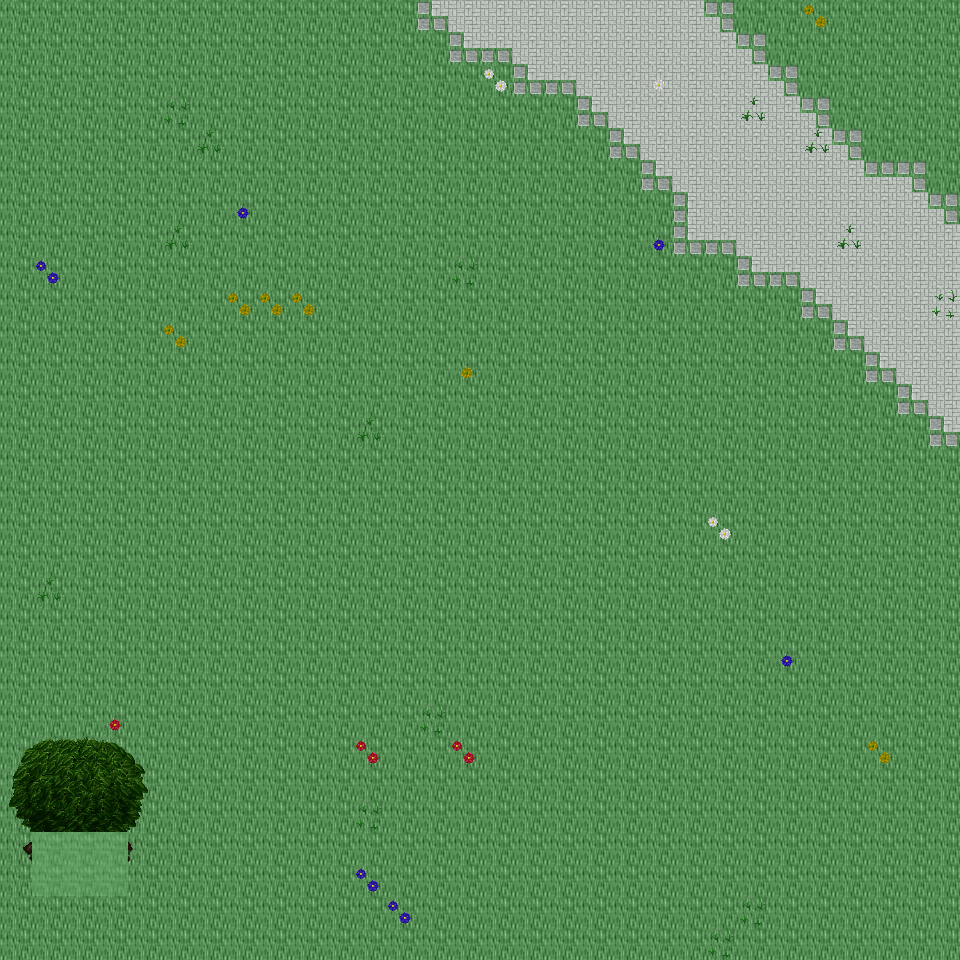

A 2D game scene composited from a Tiled map and its tileset images. What follows is a short description and the map's XML, with each tile layer's data collapsed to a summary:
An orthogonal 30x30 tile map with 32x32 px tiles, 6 tile layers (Ground, Object, Object2, Above, ...), 28 tilesets and 4 objects (4x mapExit).

<map version="1.0" orientation="orthogonal" renderorder="right-down" width="30" height="30" tilewidth="32" tileheight="32" nextobjectid="5">
  <tileset firstgid="1" name="tileset_ground_ground" tilewidth="32" tileheight="32" tilecount="33" columns="3">
    <image source="../drawable/tileset_ground_ground.png" width="96" height="352" />
  </tileset>
  <tileset firstgid="34" name="tileset_ground_water_pool" tilewidth="32" tileheight="32" tilecount="72" columns="3">
    <image source="../drawable/tileset_ground_water_pool.png" width="96" height="768" />
  </tileset>
  <tileset firstgid="106" name="tileset_plant_flower_daisy_red" tilewidth="32" tileheight="32" tilecount="8" columns="2">
    <image source="../drawable/tileset_plant_flower_daisy_red.png" width="64" height="128" />
  </tileset>
  <tileset firstgid="114" name="tileset_plant_flower_daisy_white" tilewidth="32" tileheight="32" tilecount="8" columns="2">
    <image source="../drawable/tileset_plant_flower_daisy_white.png" width="64" height="128" />
  </tileset>
  <tileset firstgid="122" name="tileset_plant_flower_daisy_yellow" tilewidth="32" tileheight="32" tilecount="8" columns="2">
    <image source="../drawable/tileset_plant_flower_daisy_yellow.png" width="64" height="128" />
  </tileset>
  <tileset firstgid="130" name="tileset_plant_flower_daisy_blue" tilewidth="32" tileheight="32" tilecount="8" columns="2">
    <image source="../drawable/tileset_plant_flower_daisy_blue.png" width="64" height="128" />
  </tileset>
  <tileset firstgid="138" name="tileset_plant_grasses" tilewidth="32" tileheight="32" tilecount="6" columns="3">
    <image source="../drawable/tileset_plant_grasses.png" width="96" height="64" />
  </tileset>
  <tileset firstgid="144" name="tileset_plant_tree_tree_darkgreen" tilewidth="32" tileheight="32" tilecount="88" columns="8">
    <image source="../drawable/tileset_plant_tree_tree_darkgreen.png" width="256" height="352" />
  </tileset>
  <tileset firstgid="232" name="tileset_ground_grass_edges" tilewidth="32" tileheight="32" tilecount="36" columns="12">
    <image source="../drawable/tileset_ground_grass_edges.png" width="384" height="96" />
  </tileset>
  <tileset firstgid="268" name="tileset_ground_grass_corners" tilewidth="32" tileheight="32" tilecount="24" columns="6">
    <image source="../drawable/tileset_ground_grass_corners.png" width="192" height="128" />
  </tileset>
  <tileset firstgid="292" name="tileset_furniture_table_long_side_on_pale" tilewidth="32" tileheight="32" tilecount="3" columns="3">
    <image source="../drawable/tileset_furniture_table_long_side_on_pale.png" width="96" height="32" />
  </tileset>
  <tileset firstgid="295" name="tileset_plant_stump_stump_brown" tilewidth="32" tileheight="32" tilecount="4" columns="2">
    <image source="../drawable/tileset_plant_stump_stump_brown.png" width="64" height="64" />
  </tileset>
  <tileset firstgid="299" name="tileset_item_sign_large" tilewidth="32" tileheight="32" tilecount="15" columns="5">
    <image source="../drawable/tileset_item_sign_large.png" width="160" height="96" />
  </tileset>
  <tileset firstgid="314" name="tileset_plant_stump_small_stump" tilewidth="32" tileheight="32" tilecount="4" columns="2">
    <image source="../drawable/tileset_plant_stump_small_stump.png" width="64" height="64" />
  </tileset>
  <tileset firstgid="318" name="tileset_building_wall_bricked_edges" tilewidth="32" tileheight="32" tilecount="25" columns="5">
    <image source="../drawable/tileset_building_wall_bricked_edges.png" width="160" height="160" />
  </tileset>
  <tileset firstgid="343" name="tileset_logic_creature_orc" tilewidth="32" tileheight="32" tilecount="6" columns="6">
    <image source="../drawable/tileset_logic_creature_orc.png" width="192" height="32" />
  </tileset>
  <tileset firstgid="349" name="tileset_logic_creature_animal" tilewidth="32" tileheight="32" tilecount="32" columns="8">
    <image source="../drawable/tileset_logic_creature_animal.png" width="256" height="128" />
  </tileset>
  <tileset firstgid="381" name="tileset_logic_item_resources" tilewidth="32" tileheight="32" tilecount="6" columns="6">
    <image source="../drawable/tileset_logic_item_resources.png" width="192" height="32" />
  </tileset>
  <tileset firstgid="387" name="tileset_logic_creature_golem" tilewidth="32" tileheight="32" tilecount="4" columns="4">
    <image source="../drawable/tileset_logic_creature_golem.png" width="128" height="32" />
  </tileset>
  <tileset firstgid="391" name="tileset_logic_collision" tilewidth="32" tileheight="32" tilecount="1" columns="1">
    <image source="../drawable/tileset_logic_collision.png" width="32" height="32" />
  </tileset>
  <tileset firstgid="392" name="tileset_object_boat" tilewidth="32" tileheight="32" tilecount="42" columns="6">
    <image source="../drawable/tileset_object_boat.png" width="192" height="224" />
  </tileset>
  <tileset firstgid="434" name="tileset_furniture_table_long_front_on_pale" tilewidth="32" tileheight="32" tilecount="3" columns="1">
    <image source="../drawable/tileset_furniture_table_long_front_on_pale.png" width="32" height="96" />
  </tileset>
  <tileset firstgid="437" name="tileset_ground_green_paving" tilewidth="32" tileheight="32" tilecount="18" columns="3">
    <image source="../drawable/tileset_ground_green_paving.png" width="96" height="192" />
  </tileset>
  <tileset firstgid="455" name="tileset_logic_protection" tilewidth="32" tileheight="32" tilecount="2" columns="2">
    <image source="../drawable/tileset_logic_protection.png" width="64" height="32" />
  </tileset>
  <tileset firstgid="457" name="tileset_furniture_bed_double_peach" tilewidth="32" tileheight="32" tilecount="8" columns="2">
    <image source="../drawable/tileset_furniture_bed_double_peach.png" width="64" height="128" />
  </tileset>
  <tileset firstgid="465" name="tileset_furniture_bed_double_red" tilewidth="32" tileheight="32" tilecount="8" columns="2">
    <image source="../drawable/tileset_furniture_bed_double_red.png" width="64" height="128" />
  </tileset>
  <tileset firstgid="473" name="tileset_logic_creature_undead_skeleton" tilewidth="32" tileheight="32" tilecount="6" columns="6">
    <image source="../drawable/tileset_logic_creature_undead_skeleton.png" width="192" height="32" />
  </tileset>
  <tileset firstgid="479" name="tileset_logic_creature_undead_specter" tilewidth="32" tileheight="32" tilecount="6" columns="6">
    <image source="../drawable/tileset_logic_creature_undead_specter.png" width="192" height="32" />
  </tileset>
  <layer name="Ground" width="30" height="30">
    <data>[900 cells, 900 non-empty, 2 distinct tile ids]</data>
  </layer>
  <layer name="Object" width="30" height="30">
    <data>[900 cells, 64 non-empty, 20 distinct tile ids]</data>
  </layer>
  <layer name="Object2" width="30" height="30">
    <data>[900 cells, 0 non-empty, 0 distinct tile ids]</data>
  </layer>
  <layer name="Above" width="30" height="30">
    <data>[900 cells, 18 non-empty, 18 distinct tile ids]</data>
  </layer>
  <layer name="Above2" width="30" height="30">
    <data>[900 cells, 0 non-empty, 0 distinct tile ids]</data>
  </layer>
  <layer name="Walkable" width="30" height="30">
    <data>[900 cells, 6 non-empty, 1 distinct tile ids]</data>
  </layer>
  <objectgroup name="MapEvents">
    <object id="1" name="north" type="mapExit" x="0" y="0" width="960" height="32">
      <properties>
        <property name="map" value="level_0_x205_y77" />
        <property name="x" value="0" />
        <property name="y" value="28" />
      </properties>
    </object>
    <object id="2" name="south" type="mapExit" x="0" y="928" width="960" height="32">
      <properties>
        <property name="map" value="level_0_x205_y79" />
        <property name="x" value="0" />
        <property name="y" value="1" />
      </properties>
    </object>
    </objectgroup>
</map>
<!-- 2 of 4 objects omitted -->
